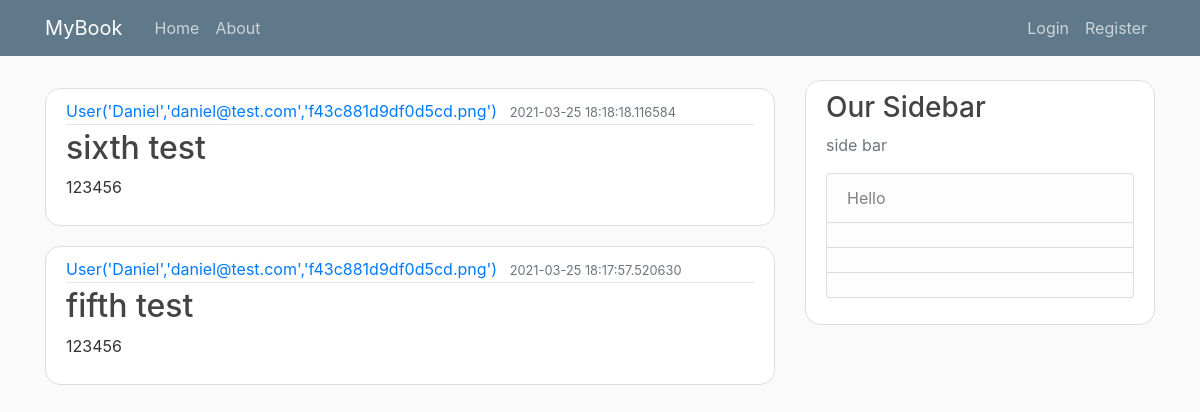
Page /home on the earlier database version.
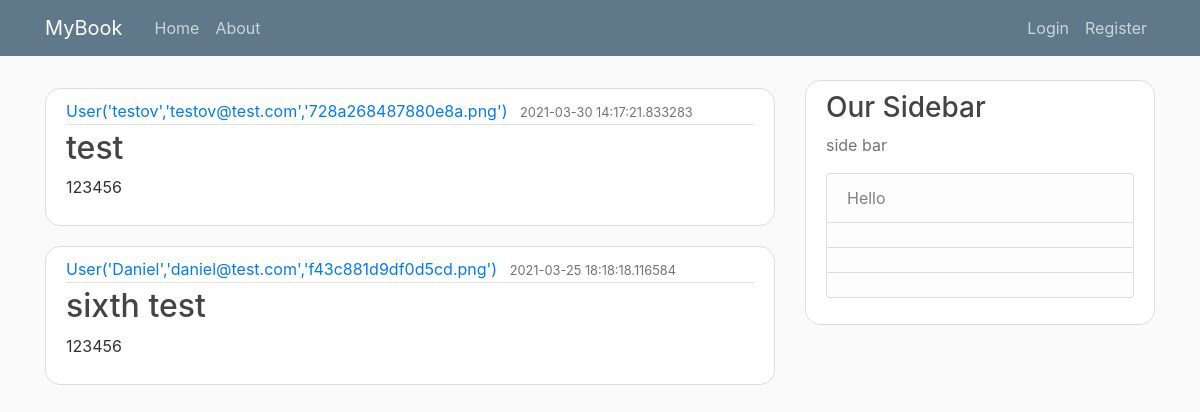
Same page on the later database version.
### blog/models.py (models this page shows, shortened)
class Post(db.Model):
    id = db.Column(db.Integer, primary_key=True)
    title = db.Column(db.String(100), nullable=False)
    date_posted = db.Column(db.DateTime, nullable=False, default=datetime.utcnow)
    content = db.Column(db.Text, nullable=False)
    user_id = db.Column(db.Integer, db.ForeignKey('user.id'), nullable=False)

class User(db.Model, UserMixin):
    id = db.Column(db.Integer, primary_key=True)
    username = db.Column(db.String(20), unique=True, nullable=False)
    email = db.Column(db.String(120), unique=True, nullable=False)
    image_file = db.Column(db.String(20), nullable=False, default='default.jpg')
    password = db.Column(db.String(60), nullable=False)
    posts = db.relationship('Post', backref='author', lazy=True)
    def __repr__(self):
        return f"User('{self.username}','{self.email}','{self.image_file}')"

### blog/routes.py (the view)
@app.route('/')
@app.route('/home')
def home():
    page = request.args.get('page', 1, type=int)
    posts = Post.query.order_by(Post.date_posted.desc()).paginate(page=page, per_page=2)
    return render_template('Home.html', posts=posts)

### blog/templates/Home.html
{% extends 'layout.html' %}
{% block content %}
    <h1>{%  for post in posts %}</h1>
       <article class="media content-section">
  <div class="media-body">
    <div class="article-metadata">
      <a class="mr-2" href="#">{{ post.author }}</a>
      <small class="text-muted">{{ post.date_posted }}</small>
    </div>
    <h2><a class="article-title" href="#">{{ post.title }}</a></h2>
    <p class="article-content">{{ post.content }}</p>
  </div>
        </article>
    {% endfor %}
{% endblock content %}

Differences in the rows shown:
no longer on this page (row unchanged): Post: author "User('Daniel','daniel@test.com','f43c881d9df0d5cd.png')", date_posted "2021-03-25 18:17:57.520630", title "fifth test", content "123456"
added Post: author "User('testov','testov@test.com','728a268487880e8a.png')", date_posted "2021-03-30 14:17:21.833283", title "test", content "123456"
